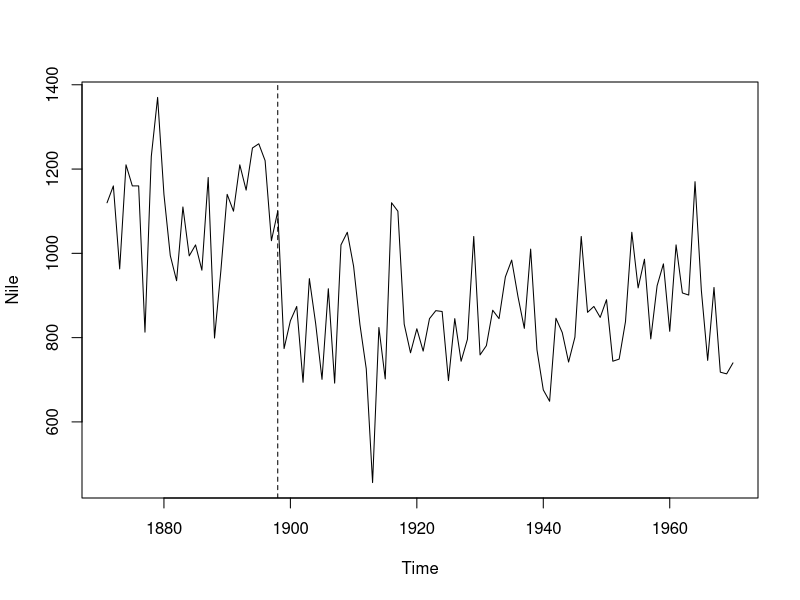

Recreate this plot in R.
library(strucchange)


### Name: breakfactor
### Title: Factor Coding of Segmentations
### Aliases: breakfactor
### Keywords: regression

### ** Examples

## Nile data with one breakpoint: the annual flows drop in 1898
## because the first Ashwan dam was built
data("Nile")
plot(Nile)

## compute breakpoints
bp.nile <- breakpoints(Nile ~ 1)

## fit and visualize segmented and unsegmented model
fm0 <- lm(Nile ~ 1)
fm1 <- lm(Nile ~ breakfactor(bp.nile, breaks = 1))

lines(fitted(fm0), col = 3)
lines(fitted(fm1), col = 4)
lines(bp.nile, breaks = 1)
